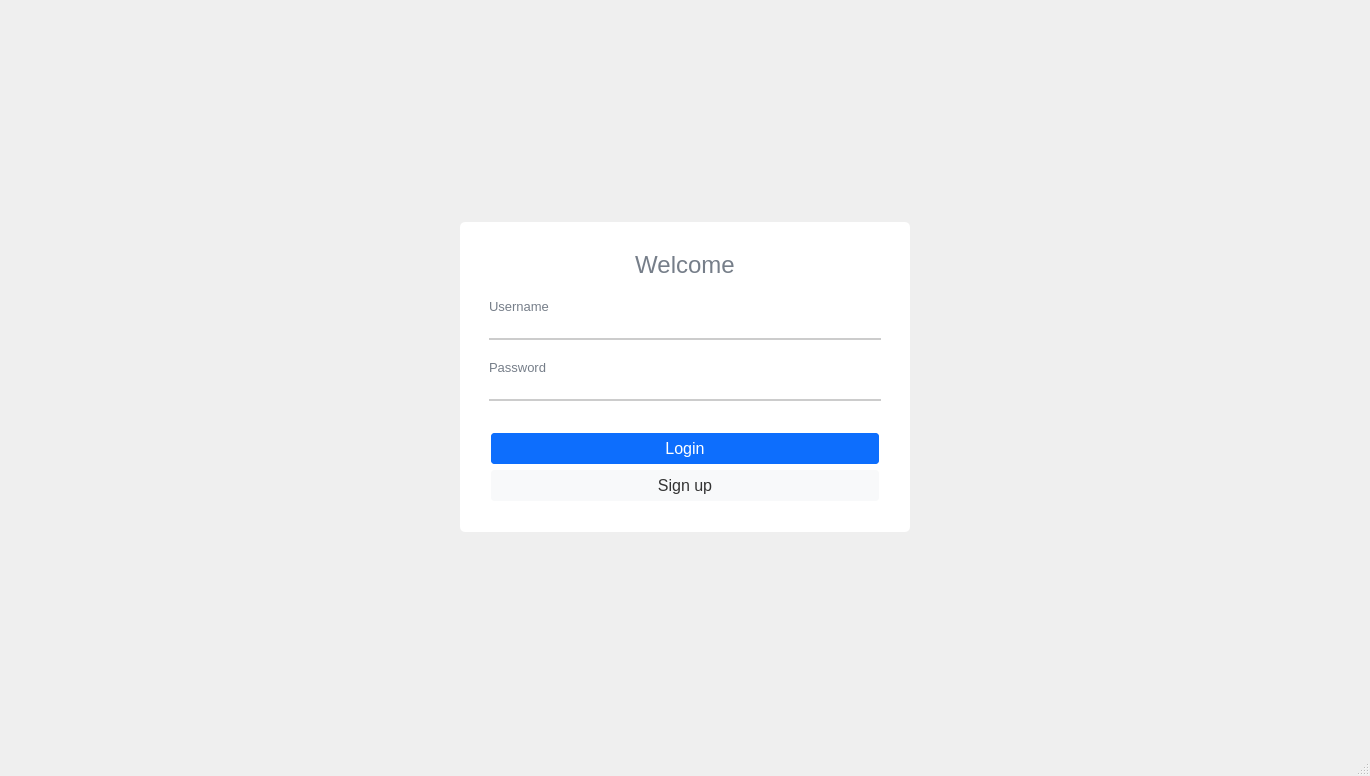
<?xml version="1.0" encoding="UTF-8"?>
<ui version="4.0">
 <class>MainWindow</class>
 <widget class="QMainWindow" name="MainWindow">
  <property name="windowModality">
   <enum>Qt::NonModal</enum>
  </property>
  <property name="geometry">
   <rect>
    <x>0</x>
    <y>0</y>
    <width>1370</width>
    <height>776</height>
   </rect>
  </property>
  <property name="sizePolicy">
   <sizepolicy hsizetype="Expanding" vsizetype="Expanding">
    <horstretch>0</horstretch>
    <verstretch>0</verstretch>
   </sizepolicy>
  </property>
  <property name="minimumSize">
   <size>
    <width>1200</width>
    <height>700</height>
   </size>
  </property>
  <property name="windowTitle">
   <string>MainWindow</string>
  </property>
  <property name="styleSheet">
   <string notr="true">/* Set background image */
QMainWindow {
    border-image: url(assets/img/recycling-trash-background-in-bright-colors-free-vector.jpg);
}

/* Set background for widget */
#widget {
    background-color: #fff;
    border-radius: 5px;
}

/* Set text color for QLabel */
QLabel {
    color: #767e89;
}

/* Style for QLineEdit */
QLineEdit {
    border: none;
    border-bottom: 2px solid #ccc;
	color: #000;
	background: #fff;
}

QLineEdit:focus {
    border-bottom: 2px solid #28a2a2;
}

/* Style for QPushButton */
QPushButton {	
	all: unset;
    background-color: #0d6efd;
    border: 2px solid #fff;
    color: #fff;
    border-radius: 5px;
    padding: 6px;
}

#btn_login {
    margin-top: 10px;
}

#btn_signup {
	background-color: #f8f9fa;
	color: #333;
}

#btn_login:hover,
#btn_login:clicked {
	background-color: #0b5ed7;
	border: 2px solid #9ac3fe;
}

#btn_signup:hover {
    background-color: #e2e6ea; 
    border: 2px solid #adb5bd;
}
</string>
  </property>
  <widget class="QWidget" name="centralwidget">
   <layout class="QGridLayout" name="gridLayout">
    <item row="1" column="1">
     <widget class="QWidget" name="widget" native="true">
      <layout class="QHBoxLayout" name="horizontalLayout">
       <item>
        <spacer name="horizontalSpacer">
         <property name="orientation">
          <enum>Qt::Horizontal</enum>
         </property>
         <property name="sizeType">
          <enum>QSizePolicy::Fixed</enum>
         </property>
         <property name="sizeHint" stdset="0">
          <size>
           <width>20</width>
           <height>20</height>
          </size>
         </property>
        </spacer>
       </item>
       <item>
        <layout class="QVBoxLayout" name="verticalLayout_3">
         <property name="spacing">
          <number>20</number>
         </property>
         <item>
          <spacer name="verticalSpacer_3">
           <property name="orientation">
            <enum>Qt::Vertical</enum>
           </property>
           <property name="sizeType">
            <enum>QSizePolicy::Fixed</enum>
           </property>
           <property name="sizeHint" stdset="0">
            <size>
             <width>20</width>
             <height>20</height>
            </size>
           </property>
          </spacer>
         </item>
         <item>
          <widget class="QLabel" name="label">
           <property name="enabled">
            <bool>true</bool>
           </property>
           <property name="font">
            <font>
             <family>Segoe UI</family>
             <pointsize>18</pointsize>
            </font>
           </property>
           <property name="frameShadow">
            <enum>QFrame::Plain</enum>
           </property>
           <property name="text">
            <string>Welcome</string>
           </property>
           <property name="textFormat">
            <enum>Qt::PlainText</enum>
           </property>
           <property name="alignment">
            <set>Qt::AlignCenter</set>
           </property>
          </widget>
         </item>
         <item>
          <layout class="QVBoxLayout" name="verticalLayout">
           <property name="spacing">
            <number>3</number>
           </property>
           <item>
            <widget class="QLabel" name="lbl_username">
             <property name="font">
              <font>
               <pointsize>10</pointsize>
              </font>
             </property>
             <property name="text">
              <string>Username</string>
             </property>
             <property name="alignment">
              <set>Qt::AlignLeading|Qt::AlignLeft|Qt::AlignVCenter</set>
             </property>
            </widget>
           </item>
           <item>
            <widget class="QLineEdit" name="input_username">
             <property name="minimumSize">
              <size>
               <width>250</width>
               <height>0</height>
              </size>
             </property>
             <property name="font">
              <font>
               <pointsize>12</pointsize>
              </font>
             </property>
             <property name="alignment">
              <set>Qt::AlignLeading|Qt::AlignLeft|Qt::AlignVCenter</set>
             </property>
            </widget>
           </item>
          </layout>
         </item>
         <item>
          <layout class="QVBoxLayout" name="verticalLayout_2">
           <property name="spacing">
            <number>3</number>
           </property>
           <item>
            <widget class="QLabel" name="lbl_password">
             <property name="font">
              <font>
               <pointsize>10</pointsize>
              </font>
             </property>
             <property name="text">
              <string>Password</string>
             </property>
            </widget>
           </item>
           <item>
            <widget class="QLineEdit" name="input_password">
             <property name="minimumSize">
              <size>
               <width>250</width>
               <height>0</height>
              </size>
             </property>
             <property name="font">
              <font>
               <pointsize>12</pointsize>
              </font>
             </property>
             <property name="echoMode">
              <enum>QLineEdit::Password</enum>
             </property>
             <property name="alignment">
              <set>Qt::AlignLeading|Qt::AlignLeft|Qt::AlignVCenter</set>
             </property>
            </widget>
           </item>
          </layout>
         </item>
         <item>
          <layout class="QVBoxLayout" name="verticalLayout_4">
           <property name="spacing">
            <number>3</number>
           </property>
          </layout>
         </item>
         <item>
          <layout class="QVBoxLayout" name="verticalLayout_buttons">
           <property name="spacing">
            <number>2</number>
           </property>
           <item>
            <widget class="QPushButton" name="btn_login">
             <property name="font">
              <font>
               <pointsize>12</pointsize>
              </font>
             </property>
             <property name="text">
              <string>Login</string>
             </property>
            </widget>
           </item>
           <item>
            <widget class="QPushButton" name="btn_signup">
             <property name="font">
              <font>
               <pointsize>12</pointsize>
              </font>
             </property>
             <property name="text">
              <string>Sign up</string>
             </property>
            </widget>
           </item>
          </layout>
         </item>
         <item>
          <spacer name="verticalSpacer_4">
           <property name="orientation">
            <enum>Qt::Vertical</enum>
           </property>
           <property name="sizeType">
            <enum>QSizePolicy::Fixed</enum>
           </property>
           <property name="sizeHint" stdset="0">
            <size>
             <width>20</width>
             <height>20</height>
            </size>
           </property>
          </spacer>
         </item>
        </layout>
       </item>
       <item>
        <spacer name="horizontalSpacer_4">
         <property name="orientation">
          <enum>Qt::Horizontal</enum>
         </property>
         <property name="sizeType">
          <enum>QSizePolicy::Fixed</enum>
         </property>
         <property name="sizeHint" stdset="0">
          <size>
           <width>20</width>
           <height>20</height>
          </size>
         </property>
        </spacer>
       </item>
      </layout>
     </widget>
    </item>
    <item row="2" column="1">
     <spacer name="verticalSpacer_2">
      <property name="orientation">
       <enum>Qt::Vertical</enum>
      </property>
      <property name="sizeHint" stdset="0">
       <size>
        <width>20</width>
        <height>40</height>
       </size>
      </property>
     </spacer>
    </item>
    <item row="0" column="1">
     <spacer name="verticalSpacer">
      <property name="orientation">
       <enum>Qt::Vertical</enum>
      </property>
      <property name="sizeHint" stdset="0">
       <size>
        <width>20</width>
        <height>40</height>
       </size>
      </property>
     </spacer>
    </item>
    <item row="1" column="2">
     <spacer name="horizontalSpacer_2">
      <property name="orientation">
       <enum>Qt::Horizontal</enum>
      </property>
      <property name="sizeHint" stdset="0">
       <size>
        <width>40</width>
        <height>20</height>
       </size>
      </property>
     </spacer>
    </item>
    <item row="1" column="0">
     <spacer name="horizontalSpacer_3">
      <property name="orientation">
       <enum>Qt::Horizontal</enum>
      </property>
      <property name="sizeHint" stdset="0">
       <size>
        <width>40</width>
        <height>20</height>
       </size>
      </property>
     </spacer>
    </item>
   </layout>
  </widget>
  <widget class="QStatusBar" name="statusbar"/>
 </widget>
 <resources>
  <include location="../../../../Downloads/resouce.qrc"/>
 </resources>
 <connections/>
</ui>
